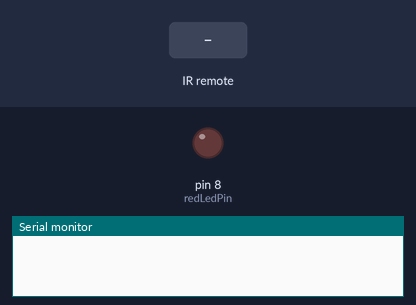
The sketch below on a simulated Arduino Uno, built with avr-gcc and run on an emulated ATmega328P. Parts: output pins drawn as LEDs (lit = HIGH), the last lines printed to the serial monitor. The inputs (shaded band) are chosen by the test bench.

Above: at 1.2 s.
1.3 s: infrared code 0xF30CBF00 received
At 1.7 s:
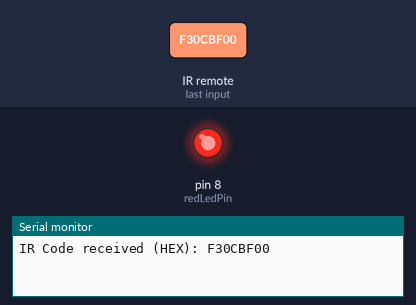
2.8 s: infrared code 0xEF10BF00 received
4.3 s: infrared code 0xEE11BF00 received
Timing chart, 0 to 7.3 s (numbered marks = the images above; inputs shaded):
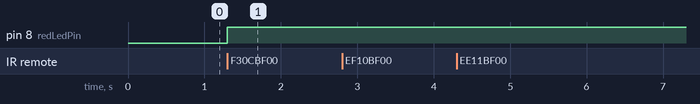

Measured:
- after the input at 1.3 s, pin 8 (redLedPin): LOW → HIGH at once

The sketch:

ir_transmitter_receiver.ino
```cpp
// IR Remote Receiver with LED Indicator
// Uses IRremote library to decode IR signals and control an LED

#include <IRremote.h>

// --- Pin Definitions ---
const int irReceiverPin = 11;  // IR receiver connected to digital pin 11
const int redLedPin = 8;       // Red LED connected to digital pin 8

// --- IR Receiver Setup ---
IRrecv irrecv(irReceiverPin);  // Create IR receiver object on pin 11
decode_results results;        // Variable to store IR decode results

void setup() {
  Serial.begin(9600);          // Initialize serial communication for debug output

  irrecv.enableIRIn();         // Start the IR receiver

  pinMode(redLedPin, OUTPUT);  // Set LED pin as output
  digitalWrite(redLedPin, LOW);// Initialize LED to off
}

void loop() {
  if (irrecv.decode(&results)) {          // Check if IR data has been received
    unsigned long value = results.value;  // Get the decoded IR raw data

    Serial.print("IR Code received (HEX): ");
    Serial.println(value, HEX);            // Print the code in hexadecimal format

    irrecv.resume();                      // Prepare to receive the next value

    // Turn off LED before checking code
    digitalWrite(redLedPin, LOW);

    // Compare received IR code with known hex values
    if (value == 0xF30CBF00 || value == 0xEF10BF00 || value == 0xEE11BF00) {
      digitalWrite(redLedPin, HIGH);     // Turn on LED if code matches any known code
      delay(1000);                       // Keep LED on for 1 second
    } else {
      digitalWrite(redLedPin, LOW);      // Turn off LED if code does not match
      delay(1000);                       // Wait for 1 second
    }
  }
}
```
